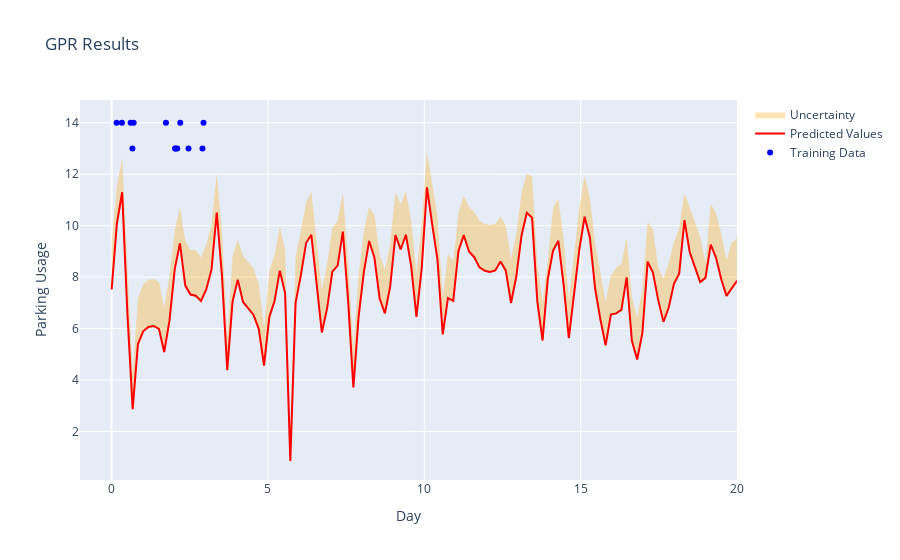

Notebook source saved alongside this figure:
### Code cell
# Create a scatter trace for training data
train_trace = go.Scatter(
    x=x_train.squeeze(),
    y=y_train,
    mode="markers",
    name="Training Data",
    marker=dict(color="blue"),
)

# Create a line trace for predicted values
pred_trace = go.Scatter(
    x=X_test.squeeze(),
    y=y_pred,
    mode="lines",
    name="Predicted Values",
    line=dict(color="red"),
)

# Create a shaded region for uncertainty
uncertainty_trace = go.Scatter(
    x=X_test.squeeze(),
    y=y_pred + 2 * y_std,
    mode="lines",
    name="Uncertainty",
    line=dict(color="orange", width=0),
    fill="tonexty",
    fillcolor="rgba(255, 165, 0, 0.3)",
)

# Create the figure layout
layout = go.Layout(
    title="GPR Results", xaxis=dict(title="Day"), yaxis=dict(title="Parking Usage")
)

# Create the figure and add traces
fig = go.Figure(data=[train_trace, pred_trace, uncertainty_trace], layout=layout)

# Show the figure
fig.show()
